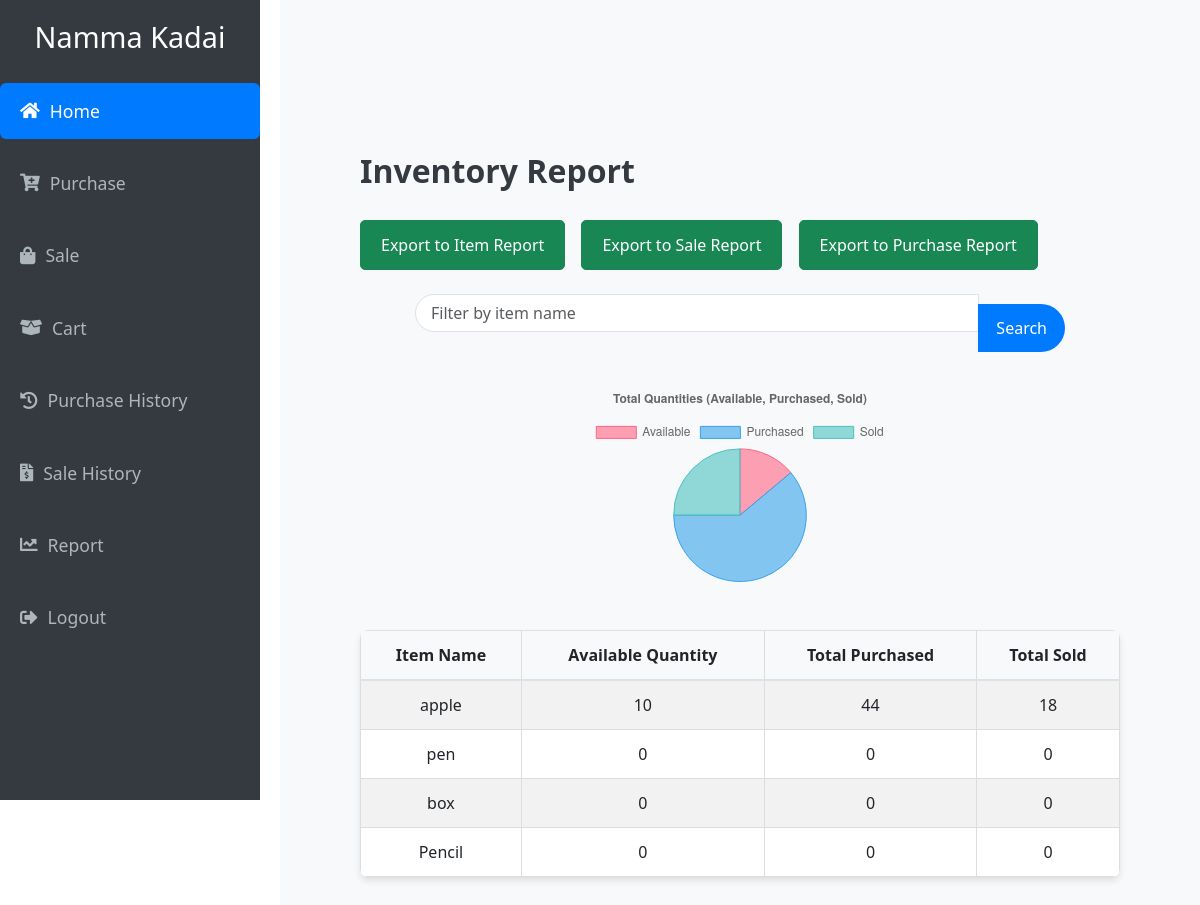
Before: /inventory_report (signed in) with the older database file.
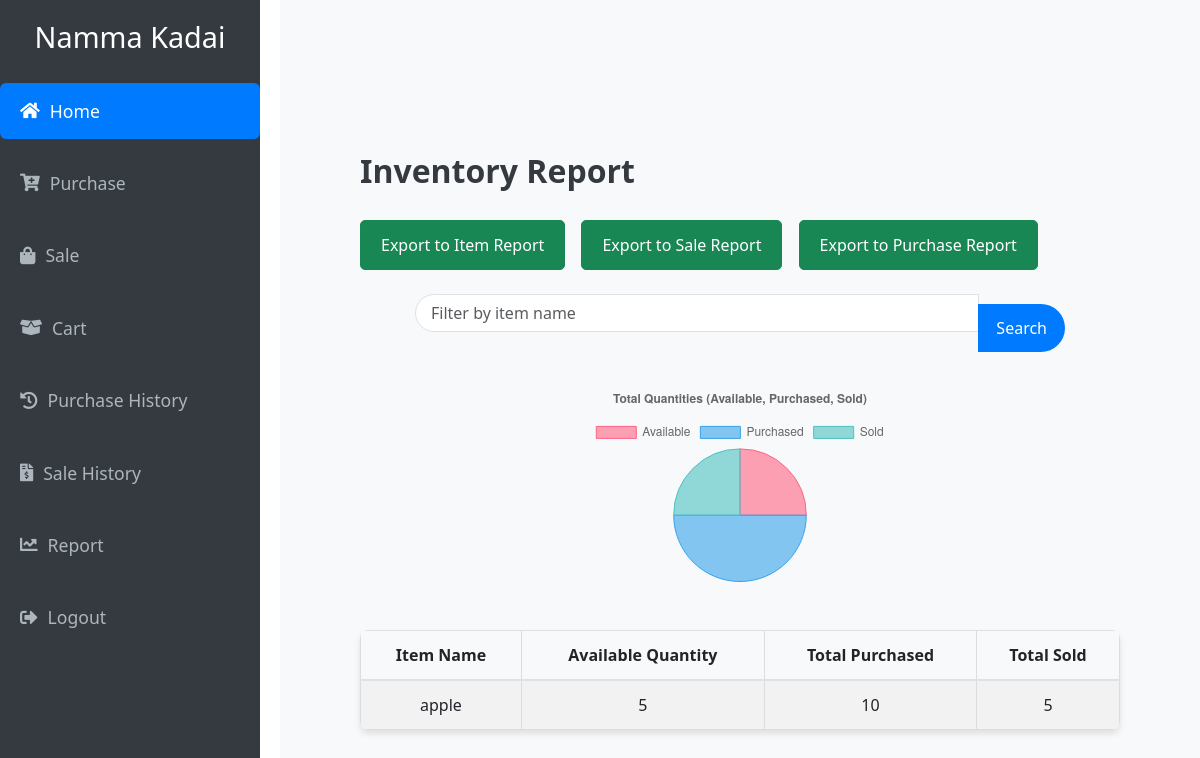
After: the same page with the newer database file.
### Namma_Kadai/models.py (models this page shows)
class Item(db.Model):
    id = db.Column(db.Integer, primary_key=True)
    item_name = db.Column(db.String(150), nullable=False)
    qty = db.Column(db.Integer, nullable=False, default=0)
    rate = db.Column(db.Float, nullable=False,)  # New field for the rate of the item
    company_id = db.Column(db.Integer, db.ForeignKey('company.id'), nullable=False)
    sales = db.relationship('Sales', backref='item_relation', lazy=True)

### Namma_Kadai/routes.py (the view)
@app.route('/inventory_report', methods=['GET', 'POST'])
@login_required
def inventory_report():
    company_id = current_user.companies.id  # Assuming the current_user has a 'companies' relationship
    filter_name = request.args.get('item_name', '')
    query = db.session.query(
        Item.item_name.label("item_name"),
        Item.qty.label("available_qty"),
        func.coalesce(func.sum(Purchase.qty), 0).label("total_purchased"),
        func.coalesce(func.sum(Sales.qty), 0).label("total_sold")
    ).outerjoin(Purchase, Purchase.item_id == Item.id) \
     .outerjoin(Sales, Sales.item_id == Item.id) \
     .filter(Item.company_id == company_id).group_by(Item.id)
    if filter_name:
        query = query.filter(Item.item_name.ilike(f"%{filter_name}%"))
    report_data = query.all()
    total_available = sum([item.available_qty for item in report_data])
    total_purchased = sum([item.total_purchased for item in report_data])
    total_sold = sum([item.total_sold for item in report_data])
    return render_template('inventory_report.html',
                           report_data=report_data,
                           total_available=total_available,
                           total_purchased=total_purchased,
                           total_sold=total_sold,
                           filter_name=filter_name)

### Namma_Kadai/routes.py (called while the page is built)
@login_manager.user_loader
def load_user(user_id):
    return User.query.get(int(user_id))

### Namma_Kadai/templates/inventory_report.html (shortened to what this page needs)
{% extends "base.html" %}
{% block content %}
<div class="container mt-5">
    <h2>Inventory Report</h2>
    <div class="export-buttons mb-4">
        <a href="{{ url_for('export_excel') }}" class="btn btn-success">Export to Item Report</a>
        <a href="{{ url_for('export_sales_excel') }}" class="btn btn-success">Export to Sale Report</a>
        <a href="{{ url_for('export_purchases_excel') }}" class="btn btn-success">Export to Purchase Report</a>
    </div>
    <form method="get" action="{{ url_for('inventory_report') }}" class="mb-4">
        <div class="input-group search-bar">
            <input type="text" class="form-control" name="item_name" value="{{ filter_name }}" placeholder="Filter by item name">
            <button class="btn btn-primary" type="submit">Search</button>
        </div>
    </form>
    <div class="chart-container">
        <canvas id="inventoryChart" width="200" height="200"></canvas>
    </div>
    <table class="table table-striped mt-5 inventory-table">
        <thead>
            <tr>
                <th>Item Name</th>
                <th>Available Quantity</th>
                <th>Total Purchased</th>
                <th>Total Sold</th>
            </tr>
        </thead>
        <tbody>
            {% for item in report_data %}
                <tr>
                    <td>{{ item.item_name }}</td>
                    <td>{{ item.available_qty }}</td>
                    <td>{{ item.total_purchased }}</td>
                    <td>{{ item.total_sold }}</td>
                </tr>
            {% endfor %}
        </tbody>
    </table>
</div>
<script>
    // Prepare data for the pie chart
    const totalAvailable = {{ total_available }};
    const totalPurchased = {{ total_purchased }};
    const totalSold = {{ total_sold }};
    // Render the pie chart using Chart.js
    const ctx = document.getElementById('inventoryChart').getContext('2d');
    const inventoryChart = new Chart(ctx, {
        type: 'pie',
        data: {
            labels: ['Available', 'Purchased', 'Sold'],
            datasets: [{
                label: 'Total Quantities',
                data: [totalAvailable, totalPurchased, totalSold],
                backgroundColor: [
                    'rgba(255, 99, 132, 0.6)',
                    'rgba(54, 162, 235, 0.6)',
                    'rgba(75, 192, 192, 0.6)'
                ],
                borderColor: [
                    'rgba(255, 99, 132, 1)',
                    'rgba(54, 162, 235, 1)',
                    'rgba(75, 192, 192, 1)'
                ],
                borderWidth: 1
            }]
        },
        options: {
            responsive: true,
            plugins: {
                legend: {
                    position: 'top',
                },
                title: {
                    display: true,
                    text: 'Total Quantities (Available, Purchased, Sold)'
                }
            },
            maintainAspectRatio: false // Ensures that the chart resizes properly when set to smaller size
        }
    });
</script>
{% endblock %}

Changed rows visible on the page:
removed Item: item_name "pen", available_qty "0", total_purchased "0", total_sold "0"
removed Item: item_name "box", available_qty "0", total_purchased "0", total_sold "0"
removed Item: item_name "Pencil", available_qty "0", total_purchased "0", total_sold "0"
changed Item "apple": available_qty "10" → "5"; total_purchased "44" → "10"; total_sold "18" → "5"
Other visible differences:
chart data {{ total_available }}: 10 → 5
chart data {{ total_purchased }}: 44 → 10
chart data {{ total_sold }}: 18 → 5
